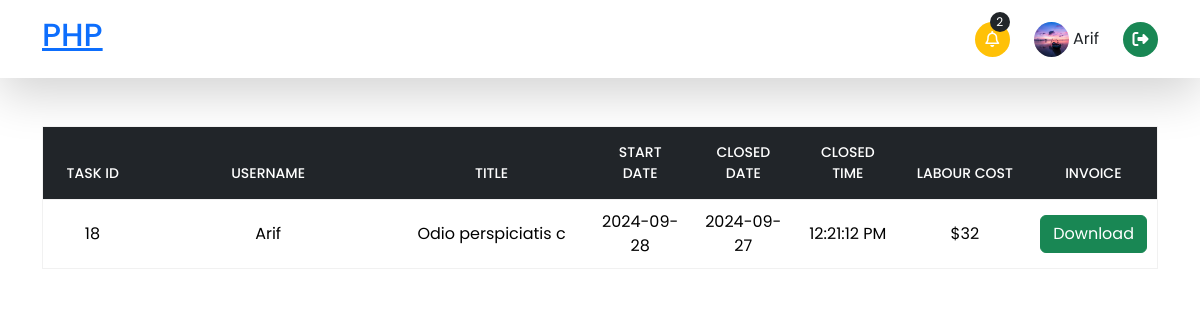
The page /task-details.php?id=18 (signed in) on the database its author committed.
### tables this page shows
CREATE TABLE IF NOT EXISTS `task_notification` (
  `notification_id` int NOT NULL AUTO_INCREMENT,
  `task_id` int NOT NULL,
  `task_c_date` datetime NOT NULL,
  `task_status` enum('Progress','Due','Complete') NOT NULL,
  PRIMARY KEY (`notification_id`),
  KEY `fk_task_notification_parent` (`task_id`)
);

CREATE TABLE IF NOT EXISTS `tasks` (
  `id` int NOT NULL AUTO_INCREMENT,
  `user_id` int NOT NULL,
  `title` varchar(255) DEFAULT NULL,
  `area` text,
  `stage` text,
  `start_date` date DEFAULT NULL,
  `end_date` date DEFAULT NULL,
  `labor_cost` decimal(10,0) DEFAULT NULL,
  PRIMARY KEY (`id`),
  KEY `user_id_parent` (`user_id`)
);

### task-details.php (the view, shortened to what this page needs)
<?php
include('./include/header.php');
include('./db/config.php');
$userID = $_SESSION['user_id'];
$username = $_SESSION['user_name'];
if (isset($_GET['id'])) {
    $taskID = $_GET['id'];
    $sql = '
    SELECT T.id,T.title, T.start_date, T.end_date, T.labor_cost , TN.task_c_date
    FROM tasks T
    LEFT JOIN task_notification TN ON T.id = TN.task_id
    WHERE T.user_id = ? AND T.id = ?';
    $stmt = $connect->prepare($sql);
    if ($stmt) {
        $stmt->bind_param("ii", $userID, $taskID);
        $stmt->execute();
        $result = $stmt->get_result();
    } else {
        echo "Error preparing statement.";
    }
} else {
  header("Location: index.php");
}
?>
<div class="container">
    <table class="table table-hover">
        <thead class="table-dark">
            <tr>
                <th class="text-white" style="width: 10%;" scope="col">Task ID</th>
                <th class="text-white" style="width: 27%;" scope="col">Username</th>
                <th class="text-white" style="width: 20%;" scope="col">Title</th>
                <th class="text-white" style="width: 10%;" scope="col">Start Date</th>
                <th class="text-white" style="width: 10%;" scope="col">Closed Date</th>
                <th class="text-white" style="width: 10%;" scope="col">Closed Time</th>
                <th class="text-white" style="width: 17%;" scope="col">Labour Cost</th>
                <th class="text-white" style="width: 10%;" scope="col">Invoice</th>
            </tr>
        </thead>
        <tbody>
            <?php
            foreach ($result as $item) {
            ?>
                <tr>
                    <td valign="middle" scope="row"><?= $item['id'] ?></td>
                    <td valign="middle" scope="row"><?= $username ?></td>
                    <td valign="middle" scope="row"><?= $item['title'] ?></td>
                    <td valign="middle" scope="row"><?= $item['start_date'] ?></td>
                    <td valign="middle" scope="row"><?= date('Y-m-d', strtotime($item['task_c_date']))  ?></td>
                    <td valign="middle" scope="row"><?= date('H:i:s A', strtotime($item['task_c_date']))  ?></td>
                    <td valign="middle" scope="row">$<?= $item['labor_cost'] ?></td>
                    <td valign="middle" scope="row"><a href="<?= $item['id'] ?>" download class="btn btn-success">Download</a></td>
                </tr>
            <?php  }
            ?>
        </tbody>
    </table>
</div>
<?php
include('./include/footer.php');
?>

### rows shown on the page
task_notification: task "18", task.title "Odio perspiciatis c", task.start_date "2024-09-28", task_c_date "2024-09-27", task_c_date "12:21:12 PM", task.labor_cost "32"

### other values the page prints
$notifcation->num_rows "2"
$user_name "Arif"
